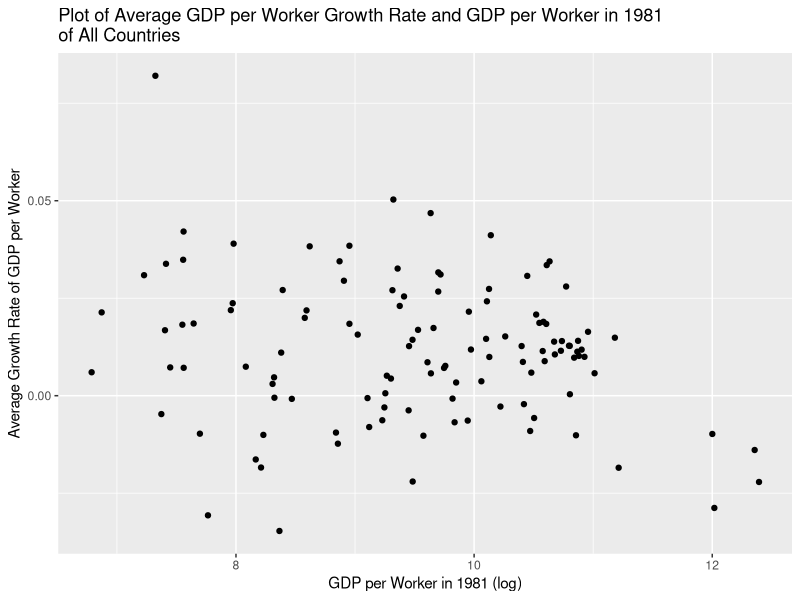
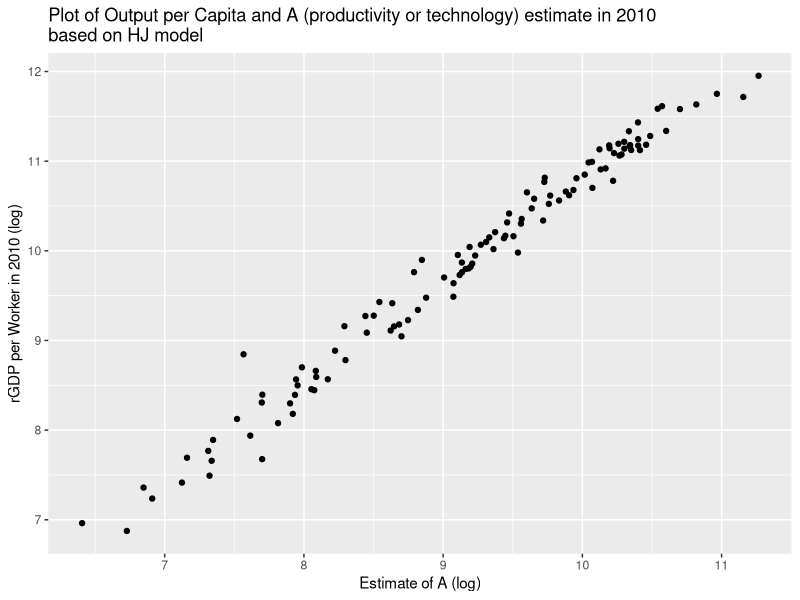
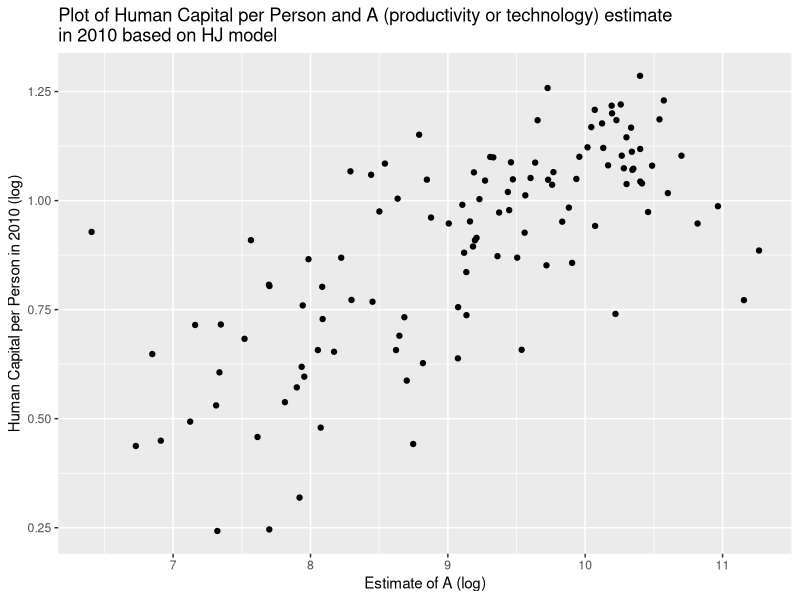

R code for these plots, in order:
## ---- chunk 1
suppressPackageStartupMessages({
  library(tidyverse)
  library(ggplot2)
})
## ---- chunk 2
country_data = read.csv("cross_country_data.csv")
head(country_data, 10)
## ---- chunk 3
country_data <- country_data %>% 
  transform(output_per_worker = RealGDP / LaborForce)
  
country_data_gdp_per_worker_1981_2010 <- country_data %>% 
  filter(Year %in% c(1981, 2010)) %>% 
  select(Country, Year, output_per_worker) %>% 
  pivot_wider(names_from = Year, 
             values_from = output_per_worker, 
             names_prefix = "output_per_worker_")

head(country_data_gdp_per_worker_1981_2010, 5)
## ---- chunk 4
summary_country_data <- country_data %>% 
  group_by(Country) %>% 
  summarise_at(vars(SavingsRate), list(savings_mean = mean))

head(summary_country_data, 10)
## ---- chunk 5
# GET SAVINGS MEAN
summary_country_data <- country_data %>% 
  group_by(Country) %>% 
  summarise_at(vars(SavingsRate), list(savings_mean = mean))

# GET AVG GROWTH RATE OF LABOR (n) and AVG GROWTH RATE OF GDP PER WORKER (g)
summary_country_data <- country_data %>% 
  filter(Year %in% c(1981, 2010)) %>% 
  select(Country, Year, LaborForce, output_per_worker) %>% 
  pivot_wider(names_from = Year, 
              values_from = c(output_per_worker, LaborForce), 
              names_sep = "_", 
              names_prefix = "year_") %>% 
  transform(avg_growth_labor = (1/29) * log(LaborForce_year_2010 / LaborForce_year_1981)) %>% 
  transform(avg_growth_gdp_per_worker = (1/29) * log(output_per_worker_year_2010 / output_per_worker_year_1981)) %>% 
  left_join(summary_country_data, by = "Country")

head(summary_country_data %>% select(Country, avg_growth_labor, avg_growth_gdp_per_worker, savings_mean), 5)

## ---- chunk 6
country_data %>%  summarise(num_countries = n_distinct(Country))
## ---- chunk 7
summary_country_data %>% 
  summarise_at(vars(output_per_worker_year_1981, 
                    output_per_worker_year_2010, 
                    savings_mean,
                    avg_growth_labor, 
                    avg_growth_gdp_per_worker), 
               list(mean = mean)) %>% 
  mutate(across(everything(), ~ round(., digits = 4))) %>%  
  pivot_longer(cols=everything(), names_to = "variable", values_to = "value")
## ---- chunk 8
summary_country_data %>% 
  summarise_at(vars(output_per_worker_year_1981, 
                    output_per_worker_year_2010, 
                    savings_mean,
                    avg_growth_labor, 
                    avg_growth_gdp_per_worker), list(sd = sd)) %>% 
  mutate(across(everything(), ~ round(., digits = 4))) %>%  
  pivot_longer(cols=everything(), names_to = "variable", values_to = "value")
## ---- chunk 9
summary_country_data %>% 
  summarise_at(vars(output_per_worker_year_1981, 
                    output_per_worker_year_2010, 
                    savings_mean,
                    avg_growth_labor,
                    avg_growth_gdp_per_worker), 
               list(min = min)) %>% 
  mutate(across(everything(), ~ round(., digits = 4))) %>%  
  pivot_longer(cols=everything(), names_to = "variable", values_to = "value")
## ---- chunk 10
summary_country_data %>% 
  summarise_at(vars(output_per_worker_year_1981, 
                    output_per_worker_year_2010, 
                    savings_mean,
                    avg_growth_labor,
                    avg_growth_gdp_per_worker), 
               list(max = max)) %>% 
  mutate(across(everything(), ~ round(., digits = 4))) %>%  
  pivot_longer(cols=everything(), names_to = "variable", values_to = "value")
## ---- chunk 11

summary_country_data %>% 
  ggplot(aes(x=log(output_per_worker_year_1981), y=avg_growth_gdp_per_worker)) +
  geom_point() +
  labs(title="Plot of Average GDP per Worker Growth Rate and GDP per Worker in 1981\nof All Countries ",
        x ="GDP per Worker in 1981 (log)", y = "Average Growth Rate of GDP per Worker")

## ---- chunk 12
ols_data <- data.frame(
  # y value:
  avg_growth_gdp_per_worker = summary_country_data[['avg_growth_gdp_per_worker']],
  # x value:
  log_output_per_worker_year_1981 = log(summary_country_data[['output_per_worker_year_1981']])
)
head(ols_data, 3)
## ---- chunk 13
ols_model <- lm(avg_growth_gdp_per_worker~log_output_per_worker_year_1981, data=ols_data)
summary(ols_model)
## ---- chunk 14
ols_data_mrw <- data.frame(
  # y value:
  avg_growth_gdp_per_worker = summary_country_data[['avg_growth_gdp_per_worker']],
  # x1 value:
  log_output_per_worker_year_1981 = log(summary_country_data[['output_per_worker_year_1981']]),
  # x2 value:
  log_avg_growth_labor_plus_0.05 = log(summary_country_data[['avg_growth_labor']] + 0.05 )
)

head(ols_data_mrw, 5)

## ---- chunk 15
ols_model_mrw <- lm(avg_growth_gdp_per_worker~log_output_per_worker_year_1981+log_avg_growth_labor_plus_0.05, data=ols_data_mrw)
summary(ols_model_mrw)
## ---- chunk 16

hj_data <- country_data %>% 
  filter(Year == 2010) %>% 
  transform(capital_per_output = PhysicalCapital / RealGDP) %>%  # capital per output in 2010 
  transform(recip_human_cap = 1 / HumanCapital) %>%  # reciprocal of human capital per person
  select(Country, Year, capital_per_output, recip_human_cap, HumanCapital)

head(hj_data %>% select(-HumanCapital), 5)

## ---- chunk 17

hj_data <- hj_data %>% 
  left_join(summary_country_data %>% select(Country, output_per_worker_year_2010), by="Country") %>% 
  transform(A_estimate = output_per_worker_year_2010 * capital_per_output^(2/9) * recip_human_cap) %>% 
  transform(log_A_estimate = log(A_estimate))

head(hj_data %>%  select(A_estimate, log_A_estimate), 5)

## ---- chunk 18

hj_data %>% 
  summarise_at(vars(log_A_estimate), list(log_A_mean = mean, log_A_sd = sd))

## ---- chunk 19
hj_data %>% 
  ggplot(aes(x=log_A_estimate, y=log(output_per_worker_year_2010))) +
  geom_point() +
  labs(title="Plot of Output per Capita and A (productivity or technology) estimate in 2010 \nbased on HJ model",
        x ="Estimate of A (log)", y = "rGDP per Worker in 2010 (log)")
## ---- chunk 20
hj_data %>% 
  ggplot(aes(x=log_A_estimate, y=log(HumanCapital))) +
  geom_point() +
  labs(title="Plot of Human Capital per Person and A (productivity or technology) estimate \nin 2010 based on HJ model",
        x ="Estimate of A (log)", y = "Human Capital per Person in 2010 (log)")
## ---- chunk 21
hj_ols_model <- lm(log(output_per_worker_year_2010)~log_A_estimate, data=hj_data)
summary(hj_ols_model)
